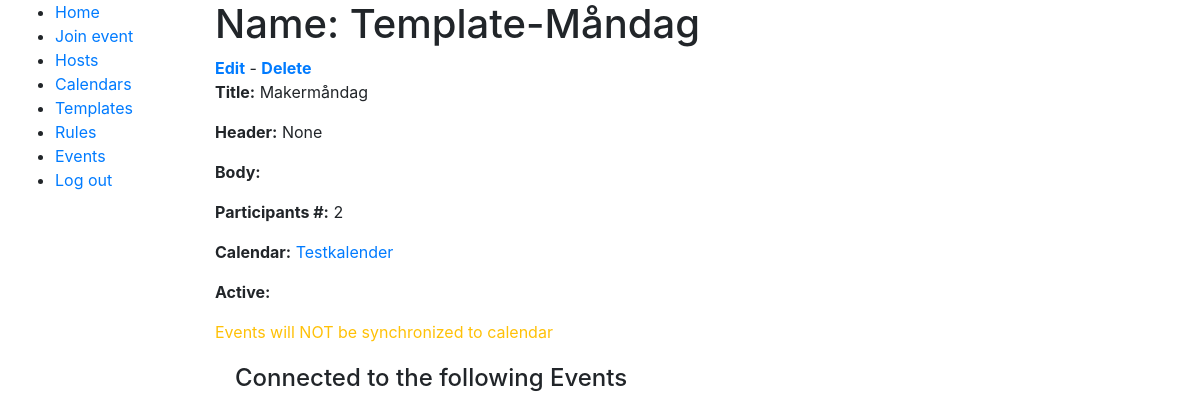
The page /scheduler/template/1 (signed in) on the database as committed earlier.
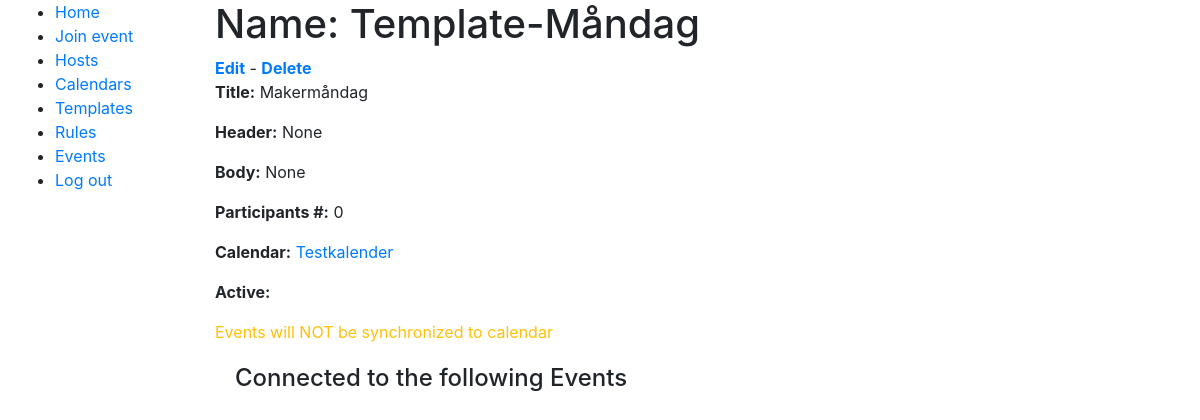
The same page on the database as committed later.
### scheduler/models.py (models this page shows, shortened)
class EventTemplate(models.Model):
    name = models.CharField(max_length=50, help_text="Enter a human-friendly name for this template")
    title = models.CharField(max_length=100, help_text="Enter title to be used for booking")
    header = models.CharField(max_length=200, help_text="Enter a, optional, header for the event to be inserted after the hosts name into the descriptionfield in the calendar event.", null=True, blank=True)
    body = models.TextField(max_length=1000, help_text="Enter a larger body of text to be inserted after the header in the description field in the calendar event", null=True, blank=True)
    num_participants = models.IntegerField(default = 0, help_text="Number of participants, -1 for infinite")
    calendar = models.ForeignKey('SchedulingCalendar', on_delete=models.SET_NULL, null=True, help_text="Select the calendar to sync events to.")
    synchronize = models.BooleanField(default=True, help_text="If active, scheduled events will be synced to Google calendar upon creation.")
    class Meta:
        ordering = ["name"]

class SchedulingCalendar(models.Model):
    TIMEZONES = (
        ("Europe/Stockholm", "Europe/Stockholm"),
    )
    id = models.UUIDField(primary_key=True, default=uuid.uuid4, editable=False, help_text="Unique ID for this calendar")
    name = models.CharField(max_length=50, help_text="Enter a human-friendly name for this Google Calendar")
    google_calendar_id = models.CharField(max_length=250, help_text="Enter a calendar id")
    service_account_username = models.CharField(max_length=250, help_text="Enter the username for the service account used")
    timezone = models.CharField(max_length=50, choices=TIMEZONES, help_text='Calendar timezone')
    service_account = models.FileField(storage=client_secret_fs, help_text='Upload client_secret json-file', null=True, blank=True)
    scope = models.TextField(default="https://www.googleapis.com/auth/calendar", help_text='Enter scope of api calls, change at your own risk')
    class Meta:
        ordering = ["name"]
    def get_absolute_url(self):
        return reverse('calendar-detail', args=[str(self.id)])
    def __str__(self):
        return self.name

### scheduler/views.py (the view)
# urls.py: path('template/<int:pk>', views.EventTemplateDetailView.as_view(), name='template-detail'),
class EventTemplateDetailView(UserIsStaffMixin, generic.DetailView):
    model = EventTemplate

### scheduler/views.py (called while the page is built)
    def test_func(self):
        return self.request.user.is_staff

### scheduler/templates/scheduler/eventtemplate_detail.html (shortened to what this page needs)
{% extends "base_generic.html" %}
{% block content %}
  <h1>Name: {{ eventtemplate.name }}</h1>
  <strong class="text-success"><a href="{% url 'template-update' pk=eventtemplate.pk %}">Edit</a></strong> - <strong class="text-warning"><a href="{% url 'template-delete' pk=eventtemplate.pk %}">Delete</a></strong>
  <p><strong>Title:</strong> {{ eventtemplate.title }}</p>
  <p><strong>Header:</strong> {{ eventtemplate.header }}</p>
  <p><strong>Body:</strong> {{ eventtemplate.body }}</p>
  <p><strong>Participants #:</strong> {{ eventtemplate.num_participants }}</p>
  <p><strong>Calendar:</strong> <a href="{{ eventtemplate.calendar.get_absolute_url }}">{{ eventtemplate.calendar }}</a></p>
  <p><strong>Active:</strong> {% if eventtemplate.synchronize %}<p class="text-success">Events will be synchronized to calendar{% else %}<p class="text-warning">Events will NOT be synchronized to calendar{% endif %}</p>
  <div style="margin-left:20px;margin-top:20px">
    <h4>Connected to the following Events</h4>
  </div>
{% endblock %}

Rows that differ between the two databases and show on the page:
changed EventTemplate "Template-Måndag": body (not shown) → "None"; num_participants "2" → "0"
